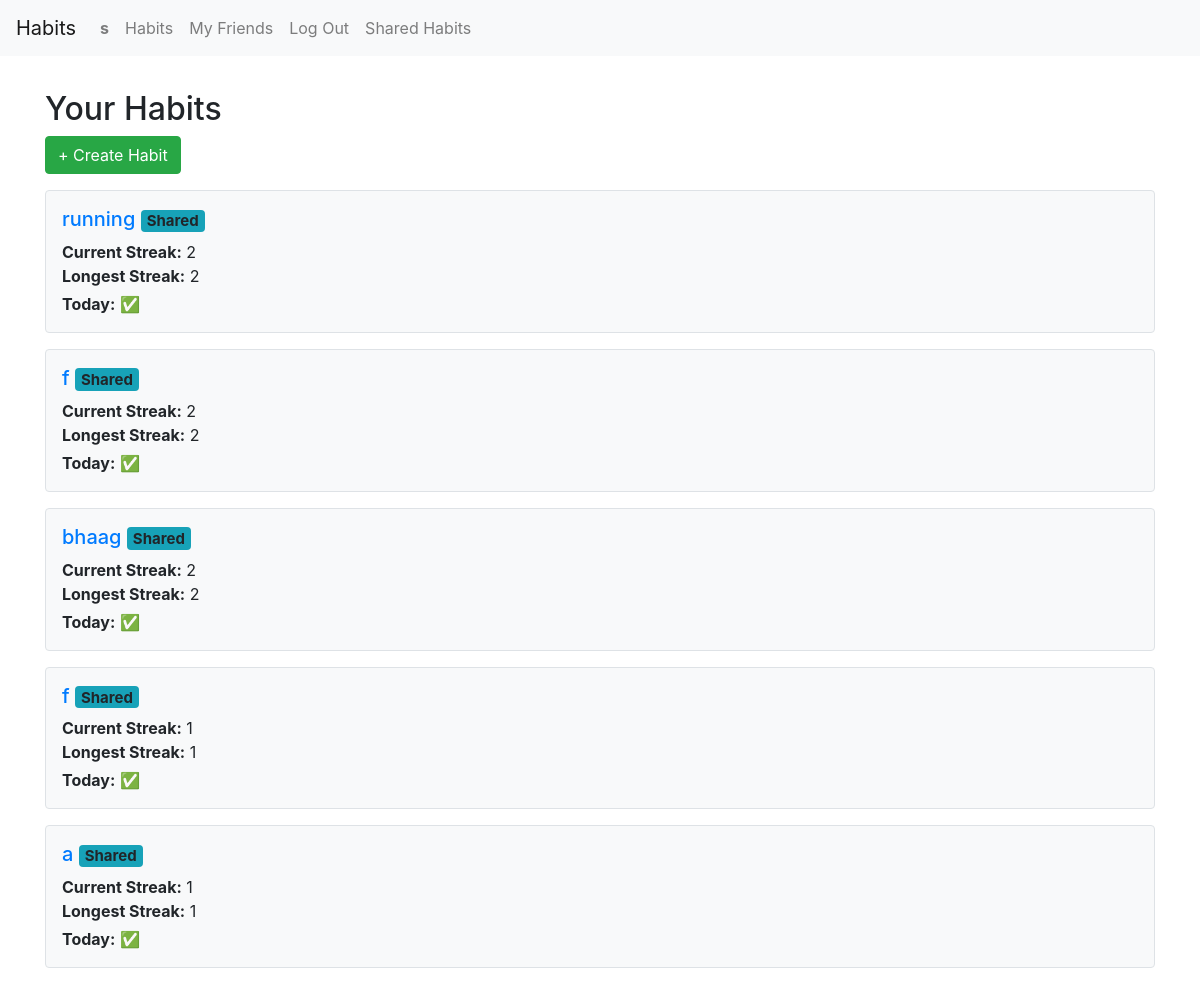
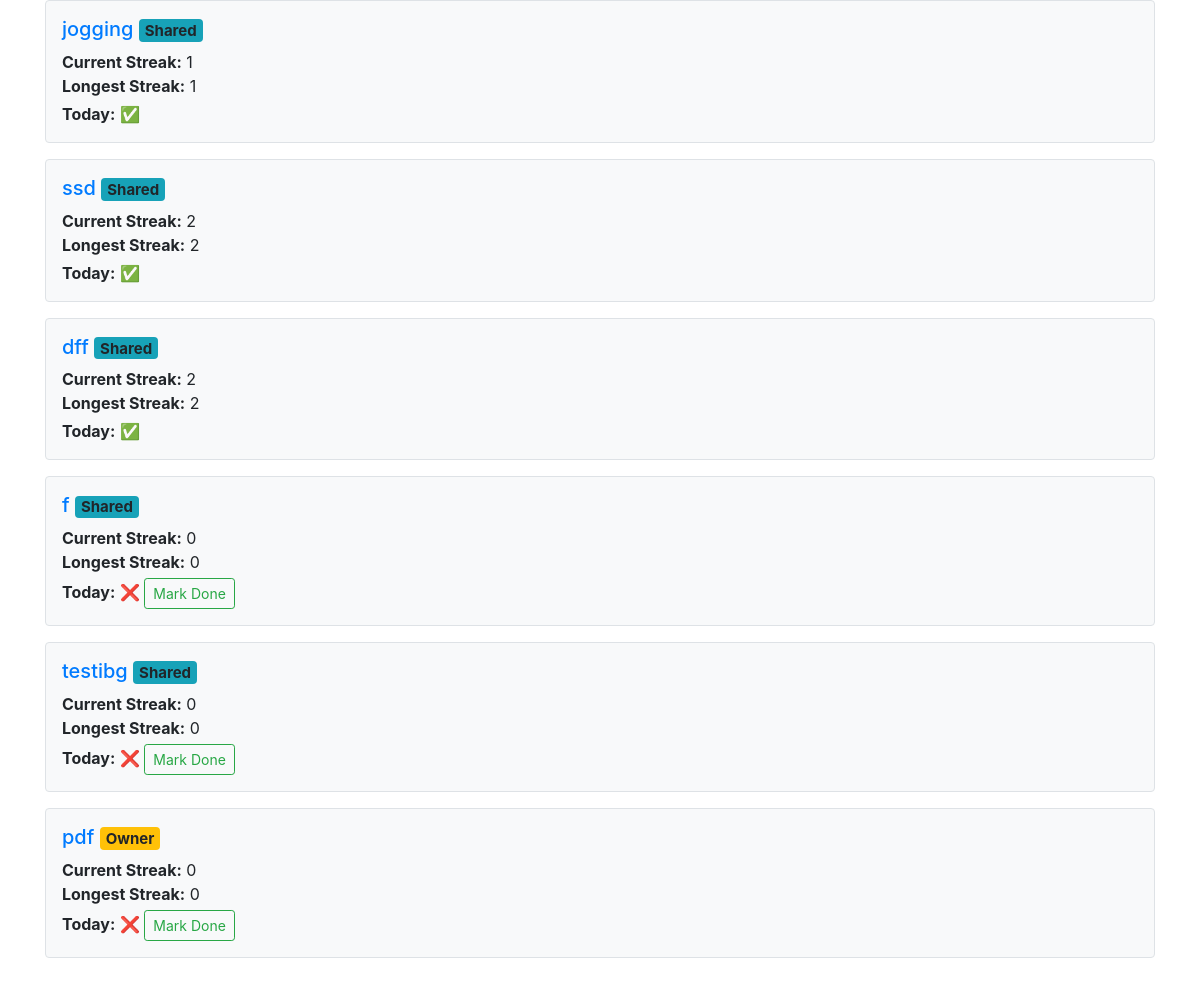
Page / (signed in) on the committed database (2 pictures, top to bottom).
### tracker/models.py (models this page shows, shortened)
class User(AbstractUser):
    friends = models.ManyToManyField("self", symmetrical=True, blank=True)

class Habit(models.Model):
    name = models.CharField(max_length=100)
    created_at = models.DateField(auto_now_add=True)
    description = models.TextField(blank=True)
    users = models.ManyToManyField(User, related_name="shared_habits")
    owner = models.ForeignKey(User, on_delete=models.CASCADE, related_name="habits_owned", null=True, blank=True)
    target_minutes = models.PositiveIntegerField(default=30)
    category = models.ForeignKey(Category, on_delete=models.CASCADE, related_name='habits')

### tracker/views.py (the view)
# urls.py: path("", views.index, name="index"),
@login_required
def index(request):
    habits = Habit.objects.filter(users=request.user)
    habit_data = []
    for habit in habits:
        logs=habit.logs.filter(user=request.user).order_by('-date')
        today_minutes = logs.filter(date=date.today()).aggregate(Sum("minutes_done"))["minutes_done__sum"] or 0
        today_done = today_minutes >= habit.target_minutes
        streak_data = calculate_streaks(
            logs = logs,
            start_date = habit.created_at,
            target_minutes = habit.target_minutes if hasattr(habit, "target_minutes") else 30
        )
        habit_data.append({
            "habit": habit,
            "current_streak": streak_data["current_streak"],
            "longest_streak": streak_data["longest_streak"],
            "today_done": today_done,
        })
    return render(request, "tracker/index.html", {
        "habit_data": habit_data,
    })

### tracker/templates/tracker/index.html (shortened to what this page needs)
{% extends "tracker/layout.html" %}
{% load static %}
{% block body %}
    <div class="container mt-4">
        <h2>Your Habits</h2>
        <a href="{% url 'create_habit' %}" class="btn btn-success mb-3">+ Create Habit</a>
        {% for item in habit_data %}
            <div class="border rounded p-3 mb-3 bg-light">
                <h5 class="mb-2">
                    <a href="{% url 'habit_detail' item.habit.id %}">{{ item.habit.name }}</a>
                    {% if item.habit.owner.id != request.user.id %}
                        <span class="badge bg-info">Shared</span>
                    {% else %}
                        <span class="badge bg-warning">Owner</span>
                    {% endif %}
                </h5>
                <p class="mb-1">
                    <strong>Current Streak:</strong> {{ item.current_streak }}<br>
                    <strong>Longest Streak:</strong> {{ item.longest_streak }}
                </p>
                <div>
                    <strong>Today:</strong>
                    <span class="today-status" data-habit-id="{{ item.habit.id }}">
                        {% if item.today_done %}
                            ✅
                        {% else %}
                            ❌
                            <button class="btn btn-sm btn-outline-success ms-2 mark-done-btn" data-habit-id="{{ item.habit.id }}">
                                Mark Done
                            </button>
                        {% endif %}
                    </span>
                </div>
            </div>
        {% empty %}
            <div class="alert alert-warning">No habits found. Go ahead and create one!</div>
        {% endfor %}
    </div>
{% endblock %}

### tracker/templates/tracker/layout.html (shortened to what this page needs)
{% load static %}
<!DOCTYPE html>
<html lang="en">
    <head>
        <link rel="stylesheet" href="https://stackpath.bootstrapcdn.com/bootstrap/4.4.1/css/bootstrap.min.css">
        <link href="{% static 'tracker/styles.css' %}" rel="stylesheet">
    </head>
    <body>
        <nav class="navbar navbar-expand-lg navbar-light bg-light">
            <a class="navbar-brand" href="#">Habits</a>
            <div>
              <ul class="navbar-nav mr-auto">
                {% if user.is_authenticated %}
                    <li class="nav-item">
                        <a class="nav-link" href="{% url 'profile_view' request.user %}"><strong>{{ user.username }}</strong></a>
                    </li>
                {% endif %}
                <li class="nav-item">
                  <a class="nav-link" href="{% url 'index' %}">Habits</a>
                </li>
                {% if user.is_authenticated %}
                    <li class="nav-item">
                        <a class="nav-link" href="{% url 'friends_list' %}">My Friends</a>
                    </li>
                    <li class="nav-item">
                        <a class="nav-link" href="{% url 'logout' %}">Log Out</a>
                    </li>
                    <li class="nav-item">
                        <a class="nav-link" href="{% url 'shared_habits' %}">Shared Habits</a>
                    </li>
                {% endif %}
              </ul>
            </div>
          </nav>
        <div class="body">
            {% block body %}
            {% endblock %}
        </div>
    </body>
</html>

### tracker/static/tracker/styles.css (style rules this page uses)
.body { padding: 10px; }

### rows in the picture
User: username "s"
Habit: habit.name "running", shows "Shared", current_streak "2", longest_streak "2"
Habit: habit.name "f", shows "Shared", current_streak "2", longest_streak "2"
Habit: habit.name "bhaag", shows "Shared", current_streak "2", longest_streak "2"
Habit: habit.name "f", shows "Shared", current_streak "1", longest_streak "1"
Habit: habit.name "a", shows "Shared", current_streak "1", longest_streak "1"
Habit: habit.name "jogging", shows "Shared", current_streak "1", longest_streak "1"
Habit: habit.name "ssd", shows "Shared", current_streak "2", longest_streak "2"
Habit: habit.name "dff", shows "Shared", current_streak "2", longest_streak "2"
Habit: habit.name "f", shows "Shared", current_streak "0", longest_streak "0"
Habit: habit.name "testibg", shows "Shared", current_streak "0", longest_streak "0"
Habit: habit.name "pdf", shows "Owner", current_streak "0", longest_streak "0"
